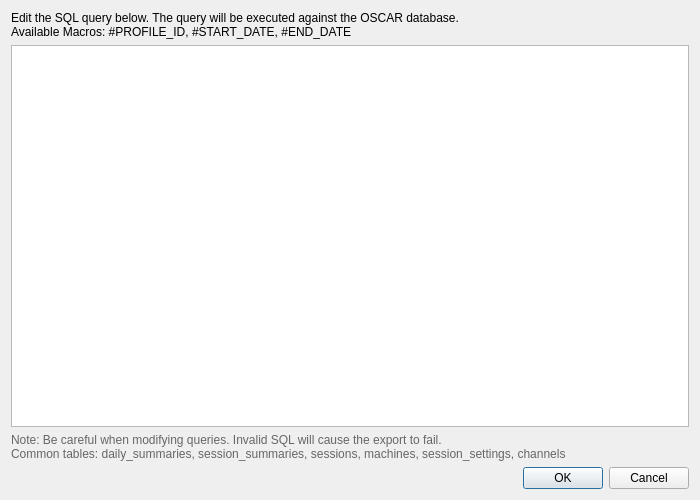
<?xml version="1.0" encoding="UTF-8"?>
<ui version="4.0">
 <class>SQLEditor</class>
 <widget class="QDialog" name="SQLEditor">
  <property name="geometry">
   <rect>
    <x>0</x>
    <y>0</y>
    <width>700</width>
    <height>500</height>
   </rect>
  </property>
  <property name="windowTitle">
   <string>Edit SQL Query</string>
  </property>
  <layout class="QVBoxLayout" name="verticalLayout">
   <item>
    <widget class="QLabel" name="label">
     <property name="text">
      <string>Edit the SQL query below. The query will be executed against the OSCAR database.
Available Macros: #PROFILE_ID, #START_DATE, #END_DATE</string>
     </property>
     <property name="wordWrap">
      <bool>true</bool>
     </property>
    </widget>
   </item>
   <item>
    <widget class="QPlainTextEdit" name="queryEdit">
     <property name="font">
      <font>
       <family>Courier New</family>
       <pointsize>10</pointsize>
      </font>
     </property>
     <property name="lineWrapMode">
      <enum>QPlainTextEdit::LineWrapMode::WidgetWidth</enum>
     </property>
    </widget>
   </item>
   <item>
    <widget class="QLabel" name="helpLabel">
     <property name="text">
      <string>Note: Be careful when modifying queries. Invalid SQL will cause the export to fail.
Common tables: daily_summaries, session_summaries, sessions, machines, session_settings, channels</string>
     </property>
     <property name="wordWrap">
      <bool>true</bool>
     </property>
     <property name="styleSheet">
      <string notr="true">color: #666; font-size: 9pt;</string>
     </property>
    </widget>
   </item>
   <item>
    <layout class="QHBoxLayout" name="horizontalLayout">
     <item>
      <spacer name="horizontalSpacer">
       <property name="orientation">
        <enum>Qt::Orientation::Horizontal</enum>
       </property>
       <property name="sizeHint" stdset="0">
        <size>
         <width>40</width>
         <height>20</height>
        </size>
       </property>
      </spacer>
     </item>
     <item>
      <widget class="QPushButton" name="okButton">
       <property name="text">
        <string>OK</string>
       </property>
       <property name="default">
        <bool>true</bool>
       </property>
      </widget>
     </item>
     <item>
      <widget class="QPushButton" name="cancelButton">
       <property name="text">
        <string>Cancel</string>
       </property>
      </widget>
     </item>
    </layout>
   </item>
  </layout>
 </widget>
 <resources/>
 <connections>
  <connection>
   <sender>okButton</sender>
   <signal>clicked()</signal>
   <receiver>SQLEditor</receiver>
   <slot>accept()</slot>
   <hints>
    <hint type="sourcelabel">
     <x>566</x>
     <y>469</y>
    </hint>
    <hint type="destinationlabel">
     <x>350</x>
     <y>249</y>
    </hint>
   </hints>
  </connection>
  <connection>
   <sender>cancelButton</sender>
   <signal>clicked()</signal>
   <receiver>SQLEditor</receiver>
   <slot>reject()</slot>
   <hints>
    <hint type="sourcelabel">
     <x>656</x>
     <y>469</y>
    </hint>
    <hint type="destinationlabel">
     <x>350</x>
     <y>249</y>
    </hint>
   </hints>
  </connection>
 </connections>
</ui>
